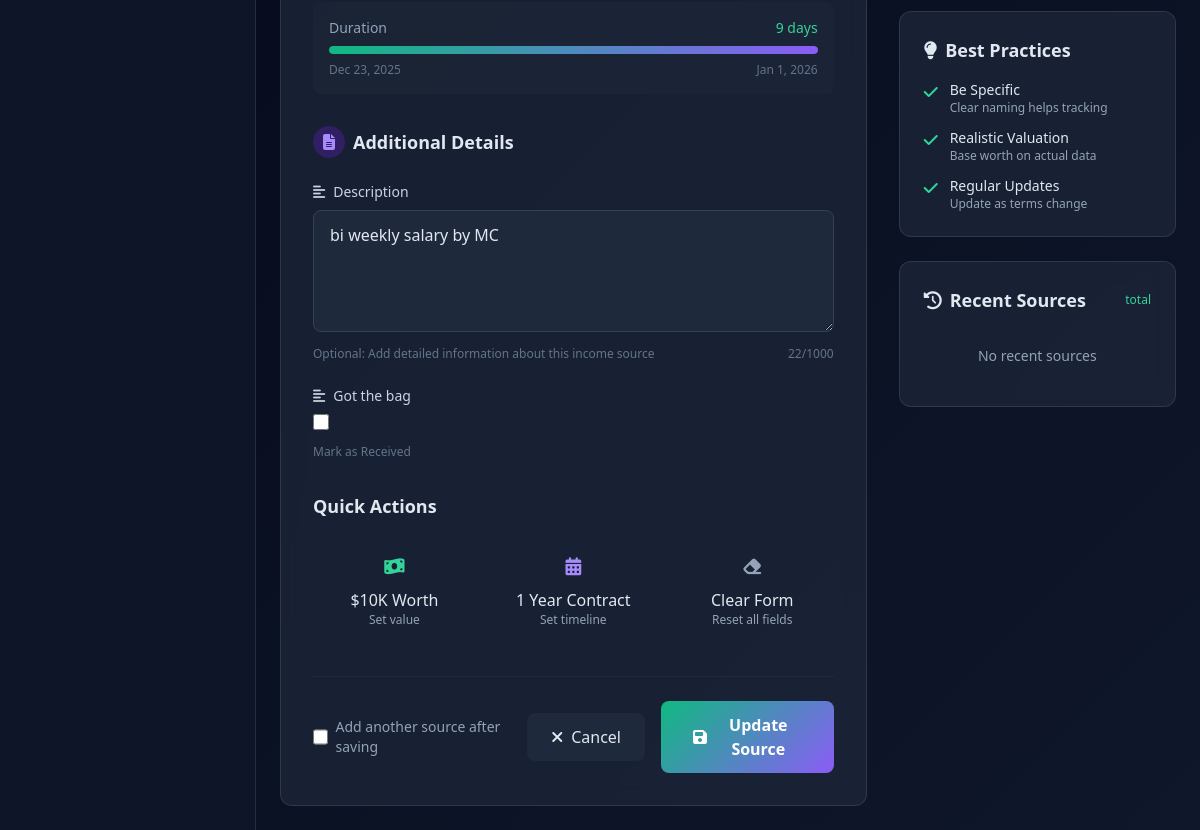
The page /incomesource/2/edit/ (signed in, lower part) on the database as committed earlier.
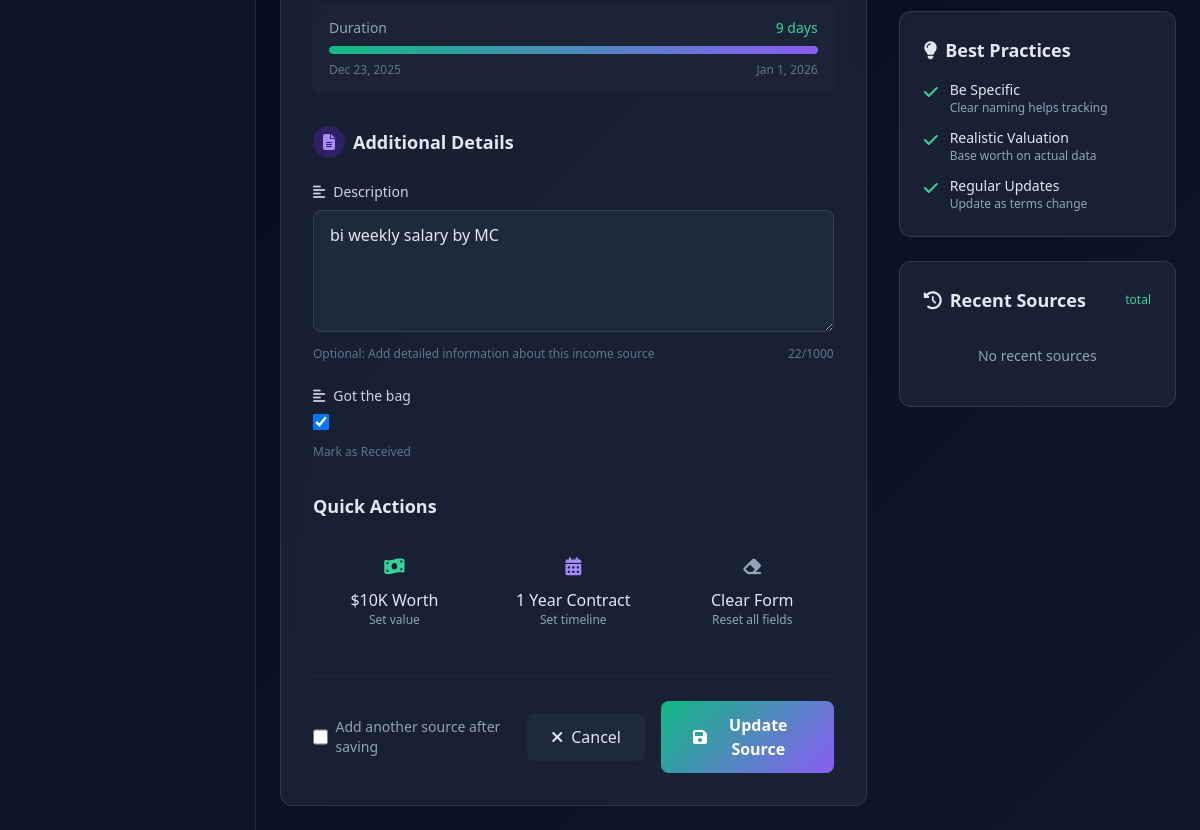
The same page on the database as committed later.
### Tracker/models.py (models this page shows, shortened)
class IncomeSource(models.Model):
    user = models.ForeignKey(User, on_delete=models.CASCADE, null=True, blank=True)
    name = models.CharField(max_length=100, default="")
    client = models.CharField(max_length=100, default="")
    start_date = models.DateTimeField(default=timezone.now)
    end_date = models.DateTimeField(default=timezone.now)
    worth = models.FloatField(default=0)
    got = models.BooleanField(default=False)
    description = models.TextField(default="")

### Tracker/views.py (the view)
# urls.py: path('incomesource/<int:pk>/edit/', views.IncomeSourceUpdateView.as_view(), name='incomesource-update'),
class IncomeSourceUpdateView(LoginRequiredMixin, UpdateView):
    model = IncomeSource
    form_class = IncomeSourceForm
    template_name = 'tracker/incomesource_form.html'
    success_url = reverse_lazy('incomesource-list')
    def get_queryset(self):
        return IncomeSource.objects.filter(user=self.request.user)

### Tracker/forms.py
class IncomeSourceForm(forms.ModelForm):
    class Meta:
        model = IncomeSource
        fields = ['name', 'client', 'start_date', 'end_date', 'worth', 'got', 'description']
        widgets = {
            'start_date': forms.DateTimeInput(attrs={'type': 'datetime-local', 'class': 'form-control'}),
            'end_date': forms.DateTimeInput(attrs={'type': 'datetime-local', 'class': 'form-control'}),
            'description': forms.Textarea(attrs={'rows': 3, 'class': 'form-control'}),
        }

### Tracker/templates/tracker/incomesource_form.html (shortened to what the changed rows need)
{% extends 'tracker/base.html' %}
{% load widget_tweaks %}
{% block content %}
<div class="max-w-7xl mx-auto">
    <div class="grid grid-cols-1 lg:grid-cols-3 gap-8">
        <div class="lg:col-span-2">
            <div class="card rounded-xl p-8">
                <form method="post" class="space-y-8" id="incomeSourceForm">
                    <div class="space-y-6">
                        <div class="space-y-2">
                            <label class="block text-sm font-medium text-slate-300">
                                <i class="fas fa-align-left mr-2"></i>Description
                            </label>
                            {% render_field form.description class="w-full bg-slate-800 border border-slate-700 rounded-lg px-4 py-3 focus:outline-none focus:ring-2 focus:ring-emerald-500 focus:border-transparent" rows="4" placeholder="Describe this income source, terms, conditions, or any important details..." %}
                            <div class="flex justify-between items-center">
                                <p class="text-xs text-slate-500">Optional: Add detailed information about this income source</p>
                                <span id="descCharCount" class="text-xs text-slate-500">0/1000</span>
                            </div>
                        </div>
                        <div class="space-y-2">
                            <label class="block text-sm font-medium text-slate-300">
                                <i class="fas fa-align-left mr-2"></i>Got the bag
                            </label>
                            {% render_field form.got class="w-4 h-4 bg-slate-800 border-slate-700 rounded focus:ring-emerald-500" %}
                            <div class="flex justify-between items-center">
                                <p class="text-xs text-slate-500">Mark as Received</p>
                            </div>
                        </div>
                    </div>
                </form>
            </div>
        </div>
    </div>
</div>
{% endblock %}

Rows that differ between the two databases and show on the page:
changed IncomeSource "bi weekly salary by MC": got "☐" → "☑"
